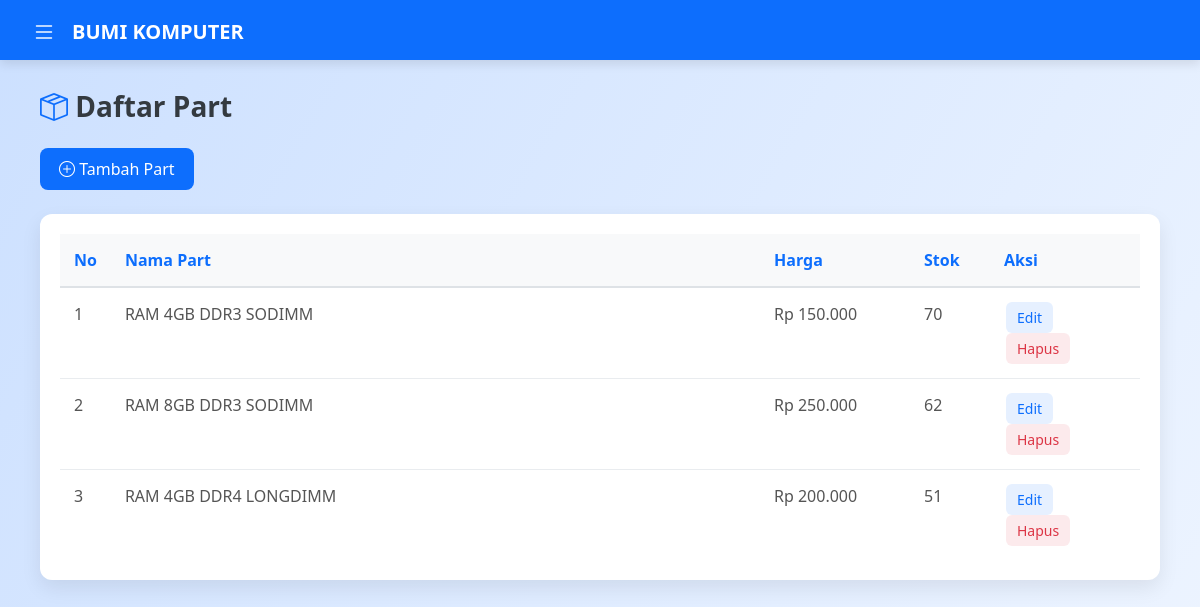
The app's page /index.php?action=produk (signed in) with its own data.
### tables this page shows
CREATE TABLE `barang` (
  `kode_barang` int(11) NOT NULL,
  `nama` varchar(255) DEFAULT NULL,
  `harga` decimal(10,2) DEFAULT NULL,
  `stok` int(11) DEFAULT NULL
);

### app/Controllers/ProdukController.php (called while the page is built, shortened)
<?php
require_once 'app/Models/Produk.php';
class ProdukController
{
    private $produk;
    public function __construct()
    {
        $this->produk = new Produk();
    }
    public function daftarProduk()
    {
        $data = $this->produk->tampilkanSemuaProduk();
        require 'app/Views/produk_view.php';
    }
}

### config/database.php (called while the page is built, shortened)
<?php
class Database {
    private $host = "localhost";
    private $user = "root";
    private $password = "";
    private $dbname = "dbtoko";
    private $conn;
    private function connect() {
        $this->conn = new mysqli($this->host, $this->user, $this->password, $this->dbname);
    }
    public function getConnection() {
        return $this->conn;
    }
}
?>

### app/Models/Produk.php (called while the page is built, shortened)
<?php
require_once 'config/database.php';
class Produk
{
    private $conn;
    public function __construct()
    {
        $database = new Database();
        $this->conn = $database->getConnection();
    }
    public function tampilkanSemuaProduk()
    {
        $sql = "SELECT * FROM barang";
        $result = $this->conn->query($sql);
        return $result->fetch_all(MYSQLI_ASSOC);
    }
}

### app/Views/produk_view.php (the view, shortened to what this page needs)
<!doctype html>
<html lang="en">
<head>
  <link href="https://cdn.jsdelivr.net/npm/bootstrap@5.3.3/dist/css/bootstrap.min.css" rel="stylesheet">
  <link href="https://cdn.jsdelivr.net/npm/bootstrap-icons@1.11.3/font/bootstrap-icons.css" rel="stylesheet">
</head>
<body>
  <nav class="navbar top-navbar navbar-dark">
    <div class="container-fluid">
      <button class="btn btn-link p-0 me-3 d-flex align-items-center" type="button" data-bs-toggle="offcanvas" data-bs-target="#sidebarOffcanvas" aria-controls="sidebarOffcanvas" id="sidebarToggle">
        <i class="bi bi-list fs-4"></i>
      </button>
      <span class="navbar-brand me-auto">BUMI KOMPUTER</span>
    </div>
  </nav>
  <div id="content" class="content">
    <h3 class="fw-bold mb-4">
      <i class="bi bi-box-seam text-primary"></i> Daftar Part
    </h3>
    <a href="index.php?action=produk&subaction=tambah" class="btn btn-add mb-4">
      <i class="bi bi-plus-circle"></i> Tambah Part
    </a>
    <div class="table-wrapper">
        <div class="table-responsive">
          <table class="table table-modern">
            <thead>
              <tr>
                <th style="width: 50px;">No</th>
                <th>Nama Part</th>
                <th style="width: 150px;">Harga</th>
                <th style="width: 80px;">Stok</th>
                <th style="width: 150px;">Aksi</th>
              </tr>
            </thead>
            <tbody>
              <?php if (!empty($data)): $no = 1; foreach ($data as $d): ?>
              <tr>
                <td><?= $no++; ?></td>
                <td><?= $d['nama'] ?></td>
                <td>Rp <?= number_format($d['harga'],0,',','.') ?></td>
                <td><?= $d['stok'] ?></td>
                <td>
                  <a href="index.php?action=produk&subaction=edit&id=<?= $d['kode_barang']; ?>" class="btn btn-aksi btn-edit">Edit</a>
                  <a href="index.php?action=produk&subaction=hapus&id=<?= $d['kode_barang']; ?>"
                    onclick="return confirm('Yakin ingin menghapus produk ini?')" class="btn btn-aksi btn-hapus">Hapus</a>
                </td>
              </tr>
              <?php endforeach; else: ?>
              <tr>
                  <td colspan="5" class="text-center text-muted">Tidak ada data produk.</td>
              </tr>
              <?php endif; ?>
            </tbody>
          </table>
        </div>
    </div>
  </div>
</body>
</html>

### app/Views/produk_view.php (style rules this page uses)
body { min-height: 100vh; background: linear-gradient(120deg, #cce0ff, #ffffff, #e0f7ff); background-size: 300% 300%; animation: gradientMove 15s ease-in-out infinite; color: #343a40; overflow-x: hidden; }
.top-navbar { background: #0d6efd !important; box-shadow: 0 4px 10px rgba(0, 0, 0, 0.1); position: fixed; top: 0; width: 100%; height: 60px; padding: 12px 20px; z-index: 3000; display: flex; align-items: center; }
.navbar-brand, #sidebarToggle { color: white !important; font-weight: 700; }
#sidebarToggle { font-size: 22px; cursor: pointer; margin-right: 15px; border: none; background: none; }
.content { padding: 90px 40px 40px; color: #343a40; transition: 0.3s ease; }
.table-wrapper { background: #ffffff; border-radius: 12px; box-shadow: 0 8px 20px rgba(0, 0, 0, 0.08); padding: 0; overflow: hidden; }
.table-responsive { padding: 20px; }
.table-modern { width: 100%; margin-bottom: 0; color: #343a40; }
.table-modern thead th { background: #f8f9fa; padding: 14px; color: #0d6efd; font-weight: 600; border-bottom: 2px solid #dee2e6; }
.table-modern tbody tr { transition: background-color 0.2s ease; }
.table-modern td { padding: 14px; border-bottom: 1px solid #e9ecef; color: #555; }
.table-modern tbody tr:last-child td { border-bottom: none; }
.btn-add { background: #0d6efd; color: white; border-radius: 8px; padding: 8px 18px; font-weight: 500; transition: background-color 0.2s ease; }
.btn-aksi { padding: 4px 10px; border-radius: 6px; font-size: 14px; font-weight: 500; margin: 0 2px; }
.btn-edit { color: #0d6efd; background: rgba(13, 110, 253, 0.1); }
.btn-hapus { color: #dc3545; background: rgba(220, 53, 69, 0.1); }

### records on screen
barang: nama "RAM 4GB DDR3 SODIMM", harga "150.000", stok "70"
barang: nama "RAM 8GB DDR3 SODIMM", harga "250.000", stok "62"
barang: nama "RAM 4GB DDR4 LONGDIMM", harga "200.000", stok "51"
